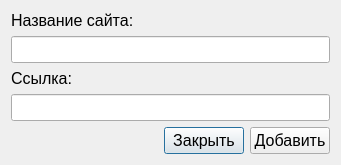
<?xml version="1.0" encoding="UTF-8"?>
<ui version="4.0">
 <class>NameEnter</class>
 <widget class="QDialog" name="NameEnter">
  <property name="geometry">
   <rect>
    <x>0</x>
    <y>0</y>
    <width>341</width>
    <height>159</height>
   </rect>
  </property>
  <property name="windowTitle">
   <string>Dialog</string>
  </property>
  <layout class="QVBoxLayout" name="verticalLayout">
   <item>
    <widget class="QLabel" name="label">
     <property name="font">
      <font>
       <pointsize>12</pointsize>
      </font>
     </property>
     <property name="text">
      <string>Название сайта:</string>
     </property>
    </widget>
   </item>
   <item>
    <widget class="QLineEdit" name="edtName">
     <property name="font">
      <font>
       <pointsize>12</pointsize>
      </font>
     </property>
    </widget>
   </item>
   <item>
    <widget class="QLabel" name="label_2">
     <property name="font">
      <font>
       <pointsize>12</pointsize>
      </font>
     </property>
     <property name="text">
      <string>Ссылка:</string>
     </property>
    </widget>
   </item>
   <item>
    <widget class="QLineEdit" name="edtLink">
     <property name="font">
      <font>
       <pointsize>12</pointsize>
      </font>
     </property>
    </widget>
   </item>
   <item>
    <layout class="QHBoxLayout" name="horizontalLayout">
     <item>
      <spacer name="horizontalSpacer">
       <property name="orientation">
        <enum>Qt::Horizontal</enum>
       </property>
       <property name="sizeHint" stdset="0">
        <size>
         <width>40</width>
         <height>20</height>
        </size>
       </property>
      </spacer>
     </item>
     <item>
      <widget class="QPushButton" name="btnClose">
       <property name="font">
        <font>
         <pointsize>12</pointsize>
        </font>
       </property>
       <property name="text">
        <string>Закрыть</string>
       </property>
      </widget>
     </item>
     <item>
      <widget class="QPushButton" name="btnOK">
       <property name="font">
        <font>
         <pointsize>12</pointsize>
        </font>
       </property>
       <property name="text">
        <string>Добавить</string>
       </property>
      </widget>
     </item>
    </layout>
   </item>
  </layout>
 </widget>
 <tabstops>
  <tabstop>edtName</tabstop>
  <tabstop>edtLink</tabstop>
  <tabstop>btnOK</tabstop>
  <tabstop>btnClose</tabstop>
 </tabstops>
 <resources/>
 <connections/>
</ui>
